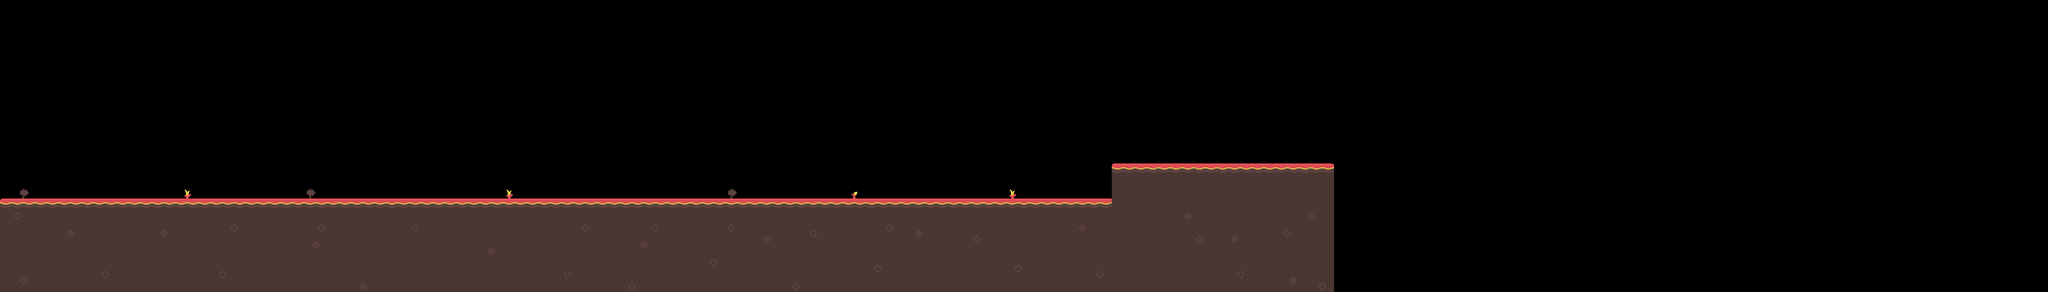

A 2D game scene composited from a Tiled map and its tileset images. What follows is a short description and the map's XML, with each tile layer's data collapsed to a summary:
An orthogonal 350x50 tile map with 32x32 px tiles, 1 tile layer (Tile Layer 1) and 2 objects.

<map version="1.2" tiledversion="1.2.4" orientation="orthogonal" renderorder="right-down" width="350" height="50" tilewidth="32" tileheight="32" infinite="0" nextlayerid="5" nextobjectid="4">
 <tileset firstgid="1" source="../tilesheet_complete.tsx" />
 <layer id="1" name="Tile Layer 1" width="350" height="50">
  <data>[17500 cells, 3904 non-empty, 38 distinct tile ids]</data>
 </layer>
 <objectgroup id="3" name="Object Layer 1">
  <object id="2" x="0" y="1600">
   <polyline points="0,0 0,-512 6080,-512 6080,-224" />
  </object>
 </objectgroup>
 <objectgroup id="4" name="Object Layer 2">
  <object id="3" x="6080" y="1344">
   <polyline points="0,0 0,-448 1216,-448 1216,256" />
  </object>
 </objectgroup>
</map>
